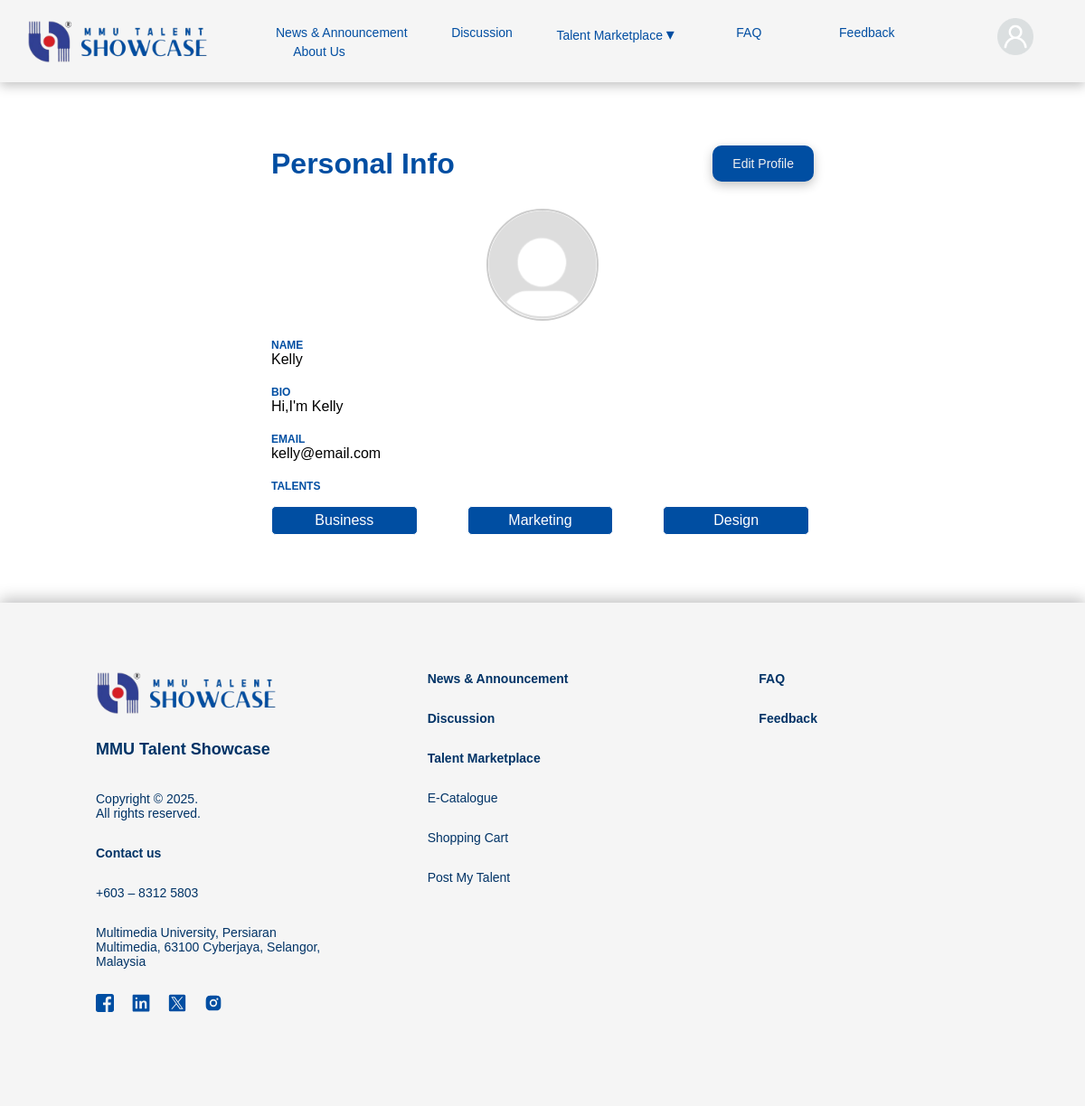
Screenshot of /members/profile.php (signed in) with the database file from the repository.
### tables this page shows
CREATE TABLE `user` (
  `User_ID` int(11) NOT NULL,
  `User_Name` varchar(50) DEFAULT NULL,
  `User_Email` varchar(50) DEFAULT NULL,
  `User_Password` varchar(200) DEFAULT NULL,
  `User_Image` varchar(255) DEFAULT NULL,
  `User_Bio` varchar(255) DEFAULT NULL,
  `User_Talent` varchar(255) DEFAULT NULL,
  `User_Status` enum('active','inactive') DEFAULT NULL
);

### members/get_profile.php (called while the page is built, shortened)
<?php
$conn = OpenCon();
$user_id = $_SESSION['user_id'];
$sql = "SELECT user_name, user_bio, user_email, user_talent, user_image FROM user WHERE user_id = ?";
$stmt = $conn->prepare($sql);
$stmt->bind_param("i", $user_id);
$stmt->execute();
$result = $stmt->get_result();
$user = $result->fetch_assoc();

### members/profile.php (the view, shortened to what this page needs)
<?php
include '../includes/header_user.php';
include 'get_profile.php';
?>
<!DOCTYPE html>
<html lang="en">
<head>
    <link rel="stylesheet" href="../css/profile.css">
</head>
<body>
    <div class="profile-container">
        <div class="profile-title">
            <h1>Personal Info</h1>
            <button type="submit" onclick="window.location.href='update_profile.php'">Edit Profile</button>
        </div>
        <div class="profile-upload">
            <div class="profile-pic">
                <img class='profile-img' src="<?php echo ($user['user_image']) ?
                                                    '../uploads/user_profile/' . htmlspecialchars($user['user_image']) :
                                                    '../images/profile.svg'; ?>">
            </div>
        </div>
        <div>
            <div class='profile-info-label'>NAME</div>
            <div><?php echo htmlspecialchars($user['user_name']); ?></div>
        </div>
        <div>
            <div class='profile-info-label'>BIO</div>
            <div><?php echo htmlspecialchars($user['user_bio']); ?></div>
        </div>
        <div>
            <div class='profile-info-label'>EMAIL</div>
            <div><?php echo htmlspecialchars($user['user_email']); ?></div>
        </div>
        <div>
            <div class='profile-info-label'>TALENTS</div>
            <div class="talent-container">
                <?php
                $talents = explode(',', $user['user_talent']);
                foreach ($talents as $talent) {
                    $trimmed = trim($talent);
                    if (!empty($trimmed)) {
                        echo "<div class='talent'>" . htmlspecialchars($trimmed) . "</div>";
                    }
                }
                ?>
            </div>
        </div>
    </div>
<?php
include '../includes/footer.php';
?>

### includes/header.css (style rules this page uses)
body { margin: 0; font-family:'Lucida Sans', 'Lucida Sans Regular', 'Lucida Grande', 'Lucida Sans Unicode', Geneva, Verdana, sans-serif; }

### css/profile.css (style rules this page uses)
.profile-container { max-width: 600px; margin: 50px auto; font-family: Arial, sans-serif; padding: 20px; }
.profile-title { display: flex; justify-content: space-between; align-items: center; margin-bottom: 30px; }
h1 { color: #004ea2; text-align: center; }
.profile-container button { padding: 10px 20px; font-size: 14px; border: none; border-radius: 6px; cursor: pointer; }
.profile-container button[type="submit"] { background-color: #004ea2; border-radius: 10px; border: #004ea2 solid 2px; color: #f0f0f0; padding: 10px 20px 10px 20px; box-shadow: 0 4px 12px rgba(0, 0, 0, 0.24); }
.profile-upload { display: flex; justify-content: center; margin-bottom: 20px; }
.profile-info-label { display: block; margin-top: 20px; font-size: 12px; font-weight: bold; color: #004ea2; text-transform: uppercase; }
.profile-pic { display: inline-block; border-radius: 50%; overflow: hidden; width: 120px; height: 120px; border: 2px solid #ccc; transition: border-color 0.3s; }
.profile-pic img { width: 100%; height: 100%; object-fit: cover; display: block; }
.talent-container { display: grid; grid-template-columns: repeat(3, 1fr); column-gap: 50px; row-gap: 5px; margin-top: 10px; }
.talent { display: flex; justify-content: center; align-items: center; background-color: #004ea2; color: white; border: 1px solid; border-radius: 5px; text-align: center; margin: 5px 5px 5px 0px; height: 30px; }

### includes/footer.css (style rules this page uses)
* { margin: 0; font-family:'Lucida Sans', 'Lucida Sans Regular', 'Lucida Grande', 'Lucida Sans Unicode', Geneva, Verdana, sans-serif; }

### rows the page displays
user: User_Name "Kelly", User_Bio "Hi,I'm Kelly", User_Email "kelly@email.com", User_Talent "Business", User_Talent "Marketing", User_Talent "Design"
